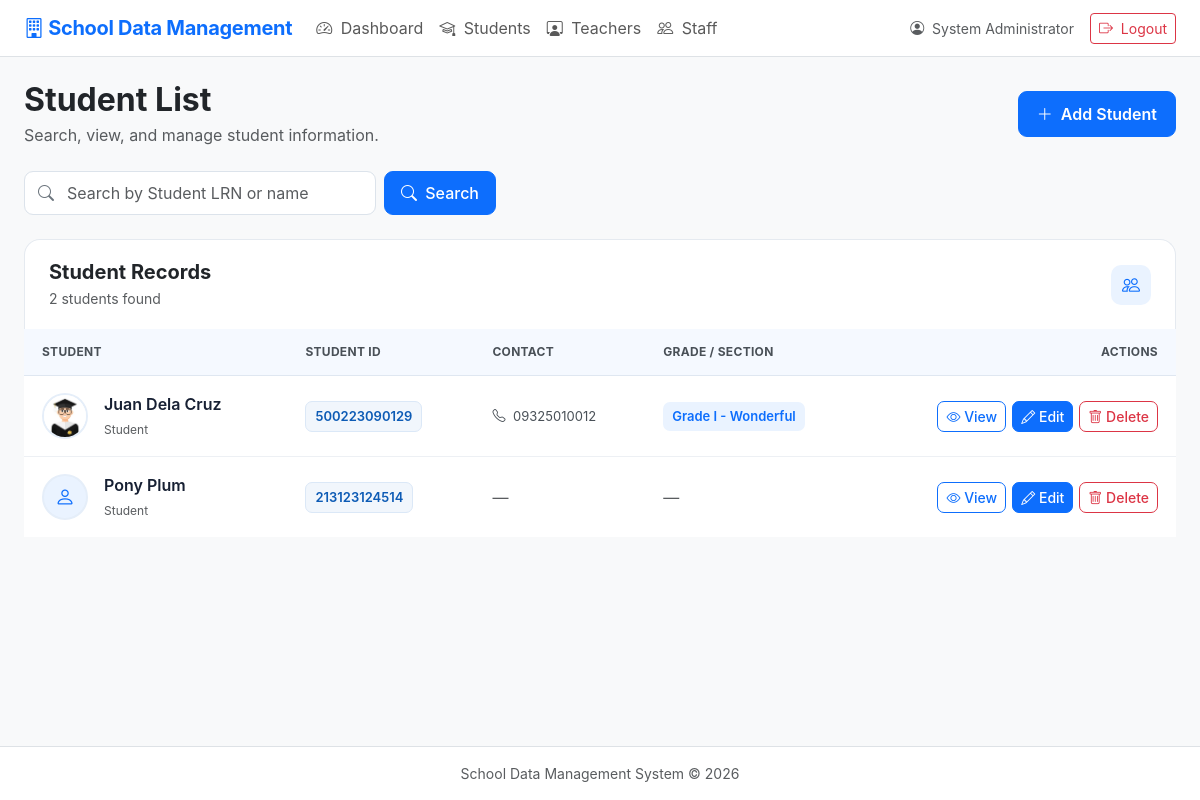
The page /students.php (signed in) on the database as committed earlier.
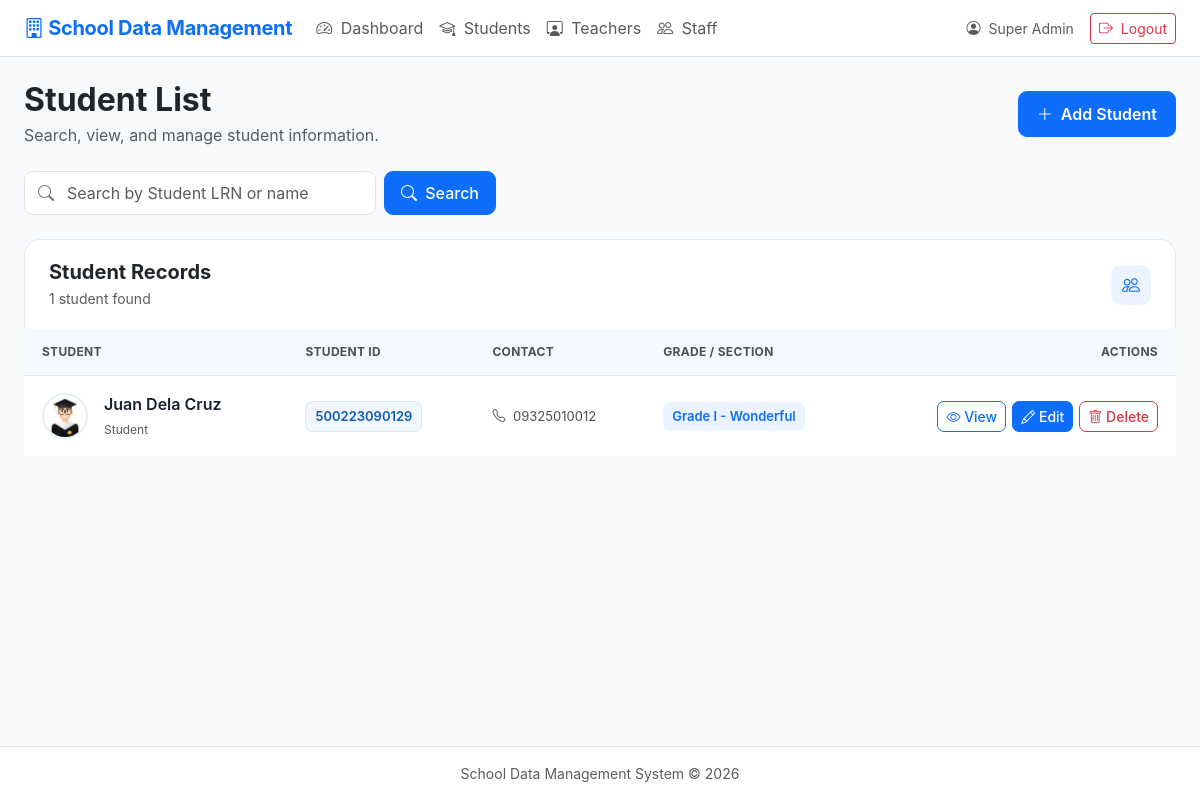
The same page on the database as committed later.
### tables this page shows
CREATE TABLE `students` (
  `id` int(10) UNSIGNED NOT NULL,
  `lrn` varchar(12) DEFAULT NULL,
  `photo` varchar(255) DEFAULT NULL,
  `full_name` varchar(150) NOT NULL,
  `date_of_birth` date DEFAULT NULL,
  `gender` varchar(30) DEFAULT NULL,
  `address` text DEFAULT NULL,
  `contact_number` varchar(50) DEFAULT NULL,
  `parent_guardian` varchar(150) DEFAULT NULL,
  `grade_section` varchar(100) DEFAULT NULL,
  `other_info` text DEFAULT NULL,
  `created_at` timestamp NOT NULL DEFAULT current_timestamp(),
  `updated_at` timestamp NOT NULL DEFAULT current_timestamp() ON UPDATE current_timestamp(),
  `school_id` varchar(6) NOT NULL DEFAULT '500634',
  `school_year` varchar(9) DEFAULT NULL,
  `emergency_name` varchar(100) DEFAULT NULL,
  `emergency_address` text DEFAULT NULL,
  `emergency_contact` varchar(11) DEFAULT NULL,
  `created_by` int(11) DEFAULT NULL,
  `updated_by` int(11) DEFAULT NULL
);

### config.php (called while the page is built, shortened)
<?php
function e($value)
{
    return htmlspecialchars(
        (string) $value,
        ENT_QUOTES,
        'UTF-8'
    );
}
?>

### students.php (the view, shortened to what this page needs)
<?php
require_once __DIR__ . '/config.php';
$q = trim($_GET['q'] ?? '');
$sql = "SELECT * FROM students";
$params = [];
$sql .= " ORDER BY full_name ASC";
$stmt = $pdo->prepare($sql);
$stmt->execute($params);
$rows = $stmt->fetchAll();
include 'header.php';
?>
<link rel="stylesheet" href="assets/students.css">
<div class="d-flex flex-wrap justify-content-between align-items-center gap-3 mb-4">
    <div>
        <h2 class="fw-bold mb-1">Student List</h2>
        <p class="text-muted mb-0">
            Search, view, and manage student information.
        </p>
    </div>
    <a href="student_form.php" class="btn btn-primary students-add-btn">
        <i class="bi bi-plus-lg me-1"></i>
        Add Student
    </a>
</div>
<form method="GET" class="students-search-form row g-2 mb-4">
    <div class="col-12 col-md-auto students-search-col">
        <div class="students-search-input">
            <input
                type="text"
                name="q"
                class="form-control"
                value="<?= e($q) ?>"
                placeholder="Search by Student LRN or name"
                aria-label="Search students"
            >
        </div>
    </div>
    <div class="col-12 col-md-auto">
        <button type="submit" class="btn btn-primary students-search-btn">
            <i class="bi bi-search me-1"></i>
            Search
        </button>
    </div>
</form>
<div class="students-table-header">
    <div>
        <h5 class="fw-bold mb-1">Student Records</h5>
        <p class="text-muted small mb-0">
            <?= count($rows) ?> student<?= count($rows) !== 1 ? 's' : '' ?> found
        </p>
    </div>
    <div class="students-table-icon">
        <i class="bi bi-people"></i>
    </div>
</div>
<div class="table-responsive">
    <table class="table students-table align-middle mb-0">
        <thead>
            <tr>
                <th>Student</th>
                <th>Student ID</th>
                <th>Contact</th>
                <th>Grade / Section</th>
                <th class="text-end">Actions</th>
            </tr>
        </thead>
        <tbody>
            <?php if (!empty($rows)): ?>
                <?php foreach ($rows as $r): ?>
                    <tr>
                        <td>
                            <div class="d-flex align-items-center gap-3">
                                <?php if (!empty($r['photo'])): ?>
                                    <img
                                        src="<?= e($r['photo']) ?>"
                                        alt="<?= e($r['full_name']) ?>"
                                        class="students-avatar"
                                    >
                                <?php else: ?>
                                    <div class="students-avatar students-avatar-placeholder">
                                        <i class="bi bi-person"></i>
                                    </div>
                                <?php endif; ?>
                                <div>
                                    <div class="fw-semibold">
                                        <?= e($r['full_name']) ?>
                                    </div>
                                    <small class="text-muted">
                                        Student
                                    </small>
                                </div>
                            </div>
                        </td>
                        <td>
                            <span class="student-id-badge">
                                <?= e($r['lrn']) ?>
                            </span>
                        </td>
                        <td>
                            <?php if (!empty($r['contact_number'])): ?>
                                <div class="student-contact">
                                    <i class="bi bi-telephone me-1"></i>
                                    <?= e($r['contact_number']) ?>
                                </div>
                            <?php else: ?>
                                <span class="text-muted">—</span>
                            <?php endif; ?>
                        </td>
                        <td>
                            <?php if (!empty($r['grade_section'])): ?>
                                <span class="grade-badge">
                                    <?= e($r['grade_section']) ?>
                                </span>
                            <?php else: ?>
                                <span class="text-muted">—</span>
                            <?php endif; ?>
                        </td>
                        <td class="text-end">
                            <div class="student-actions">
                                <a
                                    href="student_view.php?id=<?= (int)$r['id'] ?>"
                                    class="btn btn-sm btn-outline-primary"
                                    title="View Student"
                                >
                                    <i class="bi bi-eye"></i>
                                    <span>View</span>
                                </a>
                                <a
                                    href="student_form.php?id=<?= (int)$r['id'] ?>"
                                    class="btn btn-sm btn-primary"
                                    title="Edit Student"
                                >
                                    <i class="bi bi-pencil"></i>
                                    <span>Edit</span>
                                </a>
                                <a
                                    href="delete_student.php?id=<?= (int)$r['id'] ?>"
                                    class="btn btn-sm btn-outline-danger"
                                    title="Delete Student"
                                    onclick="return confirm('Are you sure you want to delete this student record?');"
                                >
                                    <i class="bi bi-trash"></i>
                                    <span>Delete</span>
                                </a>
                            </div>
                        </td>
                    </tr>
                <?php endforeach; ?>
            <?php endif; ?>
        </tbody>
    </table>
</div>
<?php include 'footer.php'; ?>

### header.php (shortened to what this page needs)
<?php
require_once __DIR__ . '/config.php';
$userRole = $_SESSION['role'] ?? '';
?>
<!doctype html>
<html lang="en">
<head>
    <link
        href="https://cdn.jsdelivr.net/npm/bootstrap@5.3.3/dist/css/bootstrap.min.css"
        rel="stylesheet"
    >
    <link
        href="https://cdn.jsdelivr.net/npm/bootstrap-icons@1.11.3/font/bootstrap-icons.css"
        rel="stylesheet"
    >
    <link href="assets/style.css" rel="stylesheet">
    <link href="assets/navigation.css" rel="stylesheet">
</head>
<body class="bg-light">
<?php if (!empty($_SESSION['user_id'])): ?>
<nav class="navbar navbar-expand-lg bg-white border-bottom sticky-top">
    <div class="container-fluid px-4">
        <a
            class="navbar-brand fw-bold text-primary"
            href="index.php"
        >
            <i class="bi bi-building"></i>
            School Data Management
        </a>
        <div
            class="collapse navbar-collapse"
            id="mainNav"
        >
            <ul class="navbar-nav me-auto mb-2 mb-lg-0">
                <li class="nav-item">
                    <a
                        class="nav-link"
                        href="index.php"
                    >
                        <i class="bi bi-speedometer2 me-1"></i>
                        Dashboard
                    </a>
                </li>
                <li class="nav-item">
                    <a
                        class="nav-link"
                        href="students.php"
                    >
                        <i class="bi bi-mortarboard me-1"></i>
                        Students
                    </a>
                </li>
                <?php if (
                    $userRole === 'Administrator' ||
                    $userRole === 'Staff'
                ): ?>
                    <li class="nav-item">
                        <a
                            class="nav-link"
                            href="teachers.php"
                        >
                            <i class="bi bi-person-workspace me-1"></i>
                            Teachers
                        </a>
                    </li>
                <?php endif; ?>
                <?php if ($userRole === 'Administrator'): ?>
                    <li class="nav-item">
                        <a
                            class="nav-link"
                            href="staff.php"
                        >
                            <i class="bi bi-people me-1"></i>
                            Staff
                        </a>
                    </li>
                <?php endif; ?>
            </ul>
            <div class="d-flex align-items-center gap-3">
                <a
                    href="account.php"
                    class="text-decoration-none text-muted small"
                >
                    <i class="bi bi-person-circle me-1"></i>
                    <?= e($_SESSION['full_name'] ?? 'User') ?>
                </a>
                <a
                    class="btn btn-outline-danger btn-sm"
                    href="logout.php"
                >
                    <i class="bi bi-box-arrow-right me-1"></i>
                    Logout
                </a>
            </div>
        </div>
    </div>
</nav>
<?php endif; ?>
<main class="container-fluid px-4 py-4">

### footer.php (shortened to what this page needs)
</main>
<footer class="bg-white border-top mt-auto py-3">
    <div class="container-fluid px-4">
        <div class="text-center text-muted small">
            School Data Management System &copy; <?= date('Y') ?>
        </div>
    </div>
</footer>
</body>
</html>

### assets/style.css (style rules this page uses)
body { font-family: Inter, system-ui, -apple-system, "Segoe UI", sans-serif; }
.navbar-brand { letter-spacing: -.3px; }
.table td, .table th { vertical-align: middle; }

### assets/navigation.css (style rules this page uses)
html, body { min-height: 100%; }
body { display: flex; flex-direction: column; min-height: 100vh; }
main { flex: 1 0 auto; }
footer { flex-shrink: 0; }

### assets/students.css (style rules this page uses)
.students-add-btn { padding: 10px 18px; font-weight: 600; border-radius: 9px; transition: transform .15s ease, box-shadow .15s ease; }
.students-search-form { align-items: center; }
.students-search-col { width: 360px; }
.students-search-input { position: relative; }
.students-search-input .form-control { padding-left: 42px; height: 44px; border-radius: 9px; border-color: #dce3eb; transition: border-color .15s ease, box-shadow .15s ease; }
.students-search-btn, .students-clear-btn { height: 44px; border-radius: 9px; padding-left: 16px; padding-right: 16px; font-weight: 500; }
.students-table-header { display: flex; align-items: center; justify-content: space-between; padding: 20px 24px; border: 1px solid #e5eaf0; border-bottom: none; border-radius: 16px 16px 0 0; background: #ffffff; }
.students-table-icon { width: 40px; height: 40px; border-radius: 10px; background: #eaf3ff; color: #0d6efd; display: flex; align-items: center; justify-content: center; font-size: 18px; }
.students-table { width: 100%; min-width: 850px; margin: 0; }
.students-table thead th { background: #f5f9ff; color: #495057; font-size: 12px; font-weight: 700; text-transform: uppercase; letter-spacing: .3px; padding: 14px 18px; border-bottom: 1px solid #dfe7f1; white-space: nowrap; }
.students-table tbody td { padding: 16px 18px; border-bottom: 1px solid #edf0f4; vertical-align: middle; }
.students-table tbody tr { transition: background-color .15s ease, transform .15s ease; }
.students-table tbody tr:last-child td { border-bottom: none; }
.students-avatar { width: 46px; height: 46px; min-width: 46px; border-radius: 50%; object-fit: cover; border: 2px solid #e5eef9; transition: transform .2s ease, box-shadow .2s ease; }
.students-table .fw-semibold { color: #172033; overflow-wrap: anywhere; }
.students-table small { font-size: 12px; }
.student-id-badge { display: inline-block; background: #f1f6fc; color: #0d5bb5; border: 1px solid #dbe8f7; border-radius: 7px; padding: 5px 9px; font-size: 13px; font-weight: 600; white-space: nowrap; }
.grade-badge { display: inline-block; background: #eaf3ff; color: #0d6efd; border-radius: 7px; padding: 5px 9px; font-size: 13px; font-weight: 600; white-space: nowrap; }
.student-contact { color: #495057; white-space: nowrap; font-size: 13px; }
.student-actions { display: flex; justify-content: flex-end; gap: 6px; flex-wrap: wrap; }
.student-actions .btn { border-radius: 7px; font-weight: 500; transition: transform .15s ease, box-shadow .15s ease; }
.students-avatar-placeholder { background: #eaf3ff; color: #0d6efd; display: flex; align-items: center; justify-content: center; font-size: 20px; }

Rows that differ between the two databases and show on the page:
removed students: full_name "Pony Plum", lrn "213123124514"
Other text that changed with them:
$_SESSION['full_name']: "System Administrator" → "Super Admin"
count($rows): "2" → "1"
text no longer shown: "s"
